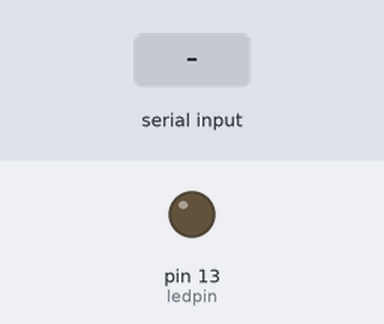
A sketch run on a simulated Arduino Uno, built with avr-gcc and run on an emulated ATmega328P. Parts: output pins drawn as LEDs (lit = HIGH). The inputs (shaded band) are chosen by the test bench.

Above: at 1.2 s.
1.3 s: "1" received over the second serial link
At 1.9 s:
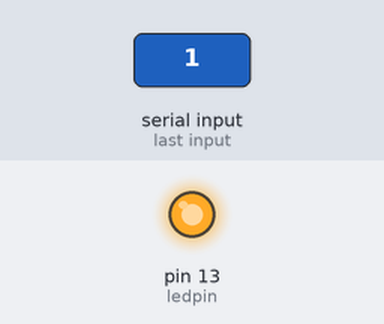
2.8 s: "0" received over the second serial link
At 3.5 s:
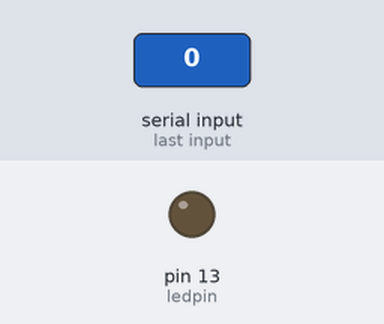
Timing chart, 0 to 5.8 s (numbered marks = the images above; inputs shaded):
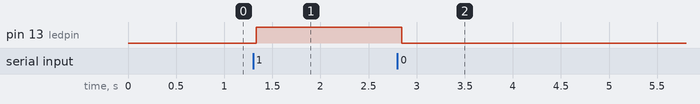

Measured:
- after the input at 1.3 s, pin 13 (ledpin): LOW → HIGH at once
- after the input at 2.8 s, pin 13 (ledpin): HIGH → LOW after 0.05 s

The sketch:

bt_hc-06.ino
```cpp
// Работа с Bluetooth (HC-06) с использованием SoftwareSerial
// RX - цифровой вывод 10 (необходимо соединить с выводом TX другого устройства)
// TX - цифровой вывод 11 (необходимо соединить с выводом RX другого устройства)
// Подробности https://www.arduino.cc/en/Tutorial/SoftwareSerialExample
//
// Автор Pazhukov Max
// Дата создания 05/10/2015

#include <SoftwareSerial.h>

SoftwareSerial btSerial(10, 11); // RX, TX
int ledpin = 13;
int BluetoothData;

void setup() {
  // put your setup code here, to run once:
  btSerial.begin(9600);
  btSerial.println("Use 1 or 0 for switch LED #13");
  pinMode(ledpin,OUTPUT);
}

void loop() {
   if (btSerial.available()){
    BluetoothData = btSerial.read();
    if(BluetoothData == '1'){
      digitalWrite(ledpin, HIGH);
      btSerial.println("LED #13 ON");
    }
    if(BluetoothData == '0'){
      digitalWrite(ledpin, LOW);
      btSerial.println("LED #13 OFF");
    }
  }
  delay(100);
}
```
